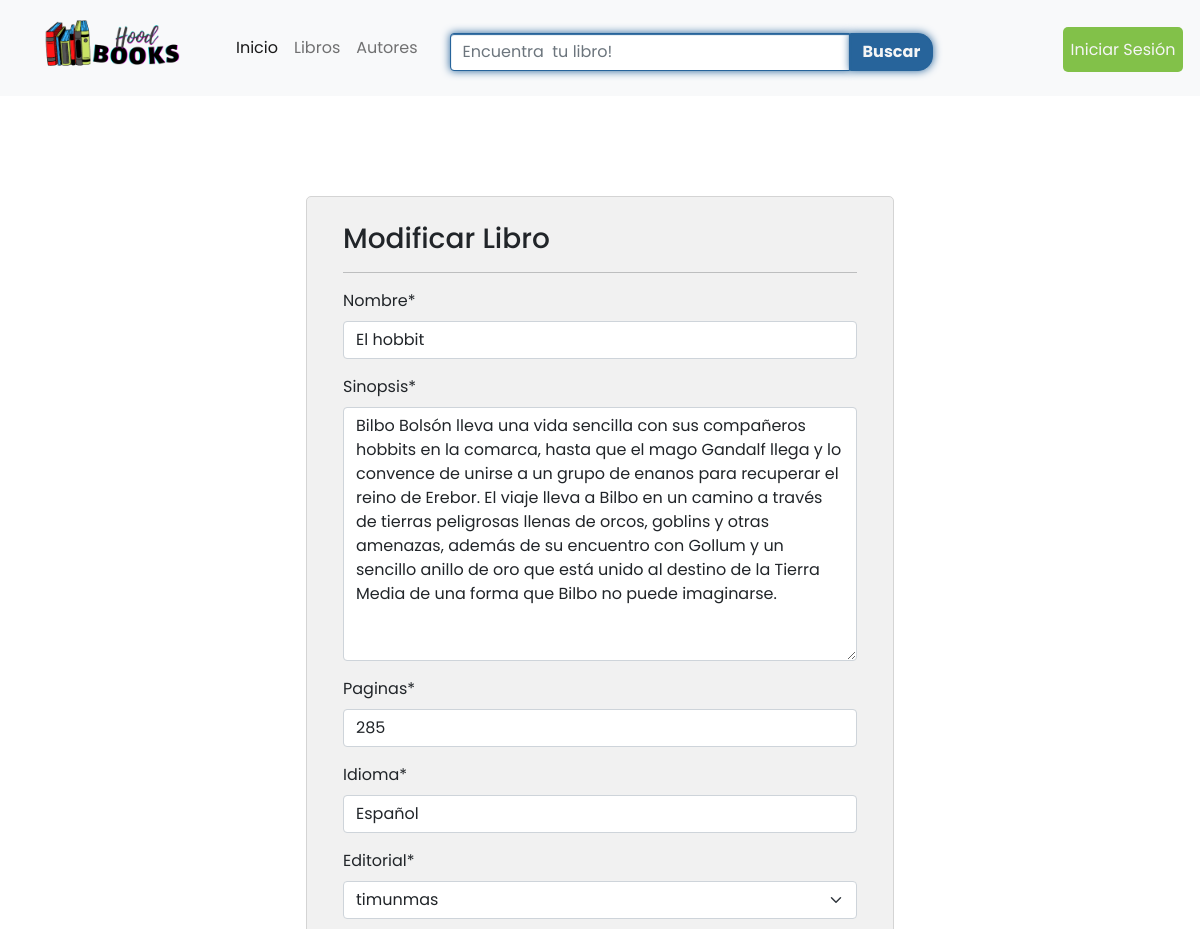
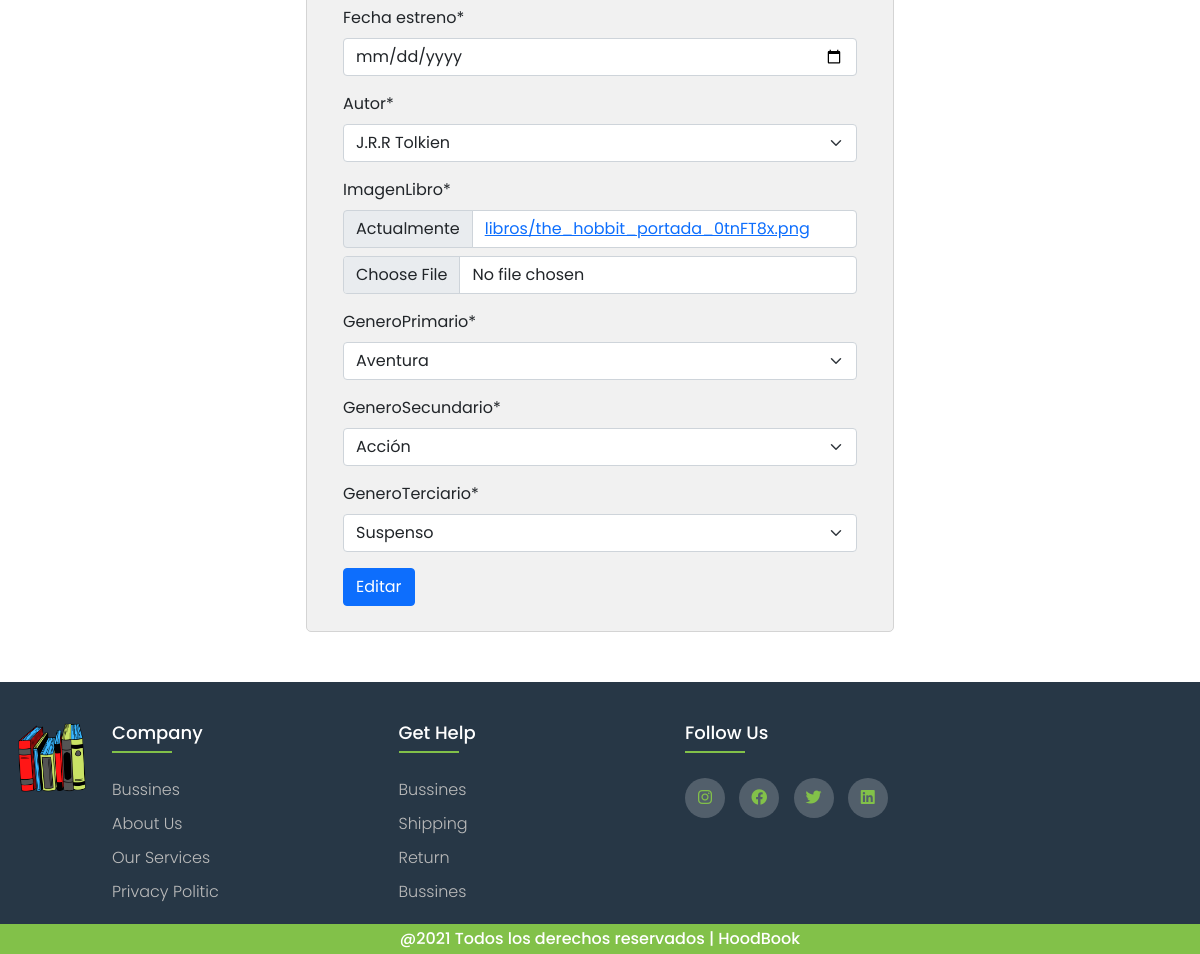
The page /modificar-libro/1/ on the database its author committed (2 pictures, top to bottom).
### core/models.py (models this page shows, shortened)
class Libro(models.Model):
    nombre = models.CharField(max_length=50);
    sinopsis = models.TextField();
    paginas = models.IntegerField();
    idioma = models.CharField(max_length=50);
    editorial = models.ForeignKey(Editorial, on_delete=models.PROTECT);
    fecha_estreno = models.DateField();
    autor = models.ForeignKey(Autor,on_delete=models.PROTECT)
    imagenLibro = models.ImageField(upload_to="libros", null=True)
    generoPrimario = models.ForeignKey(GeneroPrimario, on_delete=models.PROTECT);
    generoSecundario = models.ForeignKey(GeneroSecundario, on_delete=models.PROTECT);
    generoTerciario = models.ForeignKey(GeneroTerciario, on_delete=models.PROTECT);

class Editorial (models.Model):
    nombre = models.CharField(max_length=50);
    def __str__(self):
        return self.nombre

class Autor(models.Model):
    nombre = models.CharField(max_length=50);
    cita = models.TextField();
    historia = models.TextField();
    imagenAutor = models.ImageField(upload_to="libros", null=True)
    def __str__(self):
        return self.nombre

class GeneroPrimario (models.Model):
   nombre=models.CharField(max_length=30);
   def __str__(self):
        return self.nombre

### core/views.py (the view, shortened to what this page needs)
# urls.py: path('modificar-libro/<id>/',modificar_libro,name="modificar_libro"),
def modificar_libro(request,id):
    libro =get_object_or_404(Libro,id=id)
    data={
        'form':LibroForm(instance=libro)
    }
    return render(request,'core/libro/modificar.html',data)

### core/forms.py
class LibroForm(forms.ModelForm):
    class Meta:
        model = Libro
        fields= '__all__'
        widgets ={
            'fecha_estreno' : DatePickerInput(),
        }

### core/models.py (called while the page is built)
   def __str__(self):
        return self.nombre

   def __str__(self):
        return self.nombre

### core/templates/core/libro/modificar.html (shortened to what this page needs)
{% extends 'core/base.html' %}
{% block contenido %}
{% load crispy_forms_tags %}
 <div class="container-fluid">
    <div class="container col-12 col-md-6 offset-md-3 row  container-form">
        <div class="container-fluid">
            <h3>Modificar Libro</h3>
            <hr>
        </div>
        <form action="" method="POST" enctype="multipart/form-data">
            {{ form | crispy }}
            <input type="submit" value="Editar" class="btn btn-primary">
        </form>
    </div>
 </div>
{% endblock %}

### core/static/core/styles/style.css (style rules this page uses)
body { font-family: 'Poppins', sans-serif !important; }
.container-form { margin-top: 100px; margin-bottom: 50px; padding-top: 25px; padding-bottom: 25px; border:solid 0.5px rgb(212, 212, 212); border-radius: 5px; background-color: rgb(241, 241, 241); }

### rows shown on the page
Libro: nombre "El hobbit", sinopsis "Bilbo Bolsón lleva una vida sencilla con sus compañeros hobbits en la comarca, hasta que el mago Gandalf llega y lo convence de unirse a un grupo de enanos para recuperar el reino de Erebor. El viaje lleva a Bilbo en un camino a través de tierras peligrosas llenas de orcos, goblins y otras amenazas, además de su encuentro con Gollum y un sencillo anillo de oro que está unido al destino de la Tierra Media de una forma que Bilbo no puede imaginarse.", paginas "285", idioma "Español", editorial "timunmas", autor "J.R.R Tolkien", generoPrimario "Aventura", generoSecundario "Acción", generoTerciario "Suspenso"
